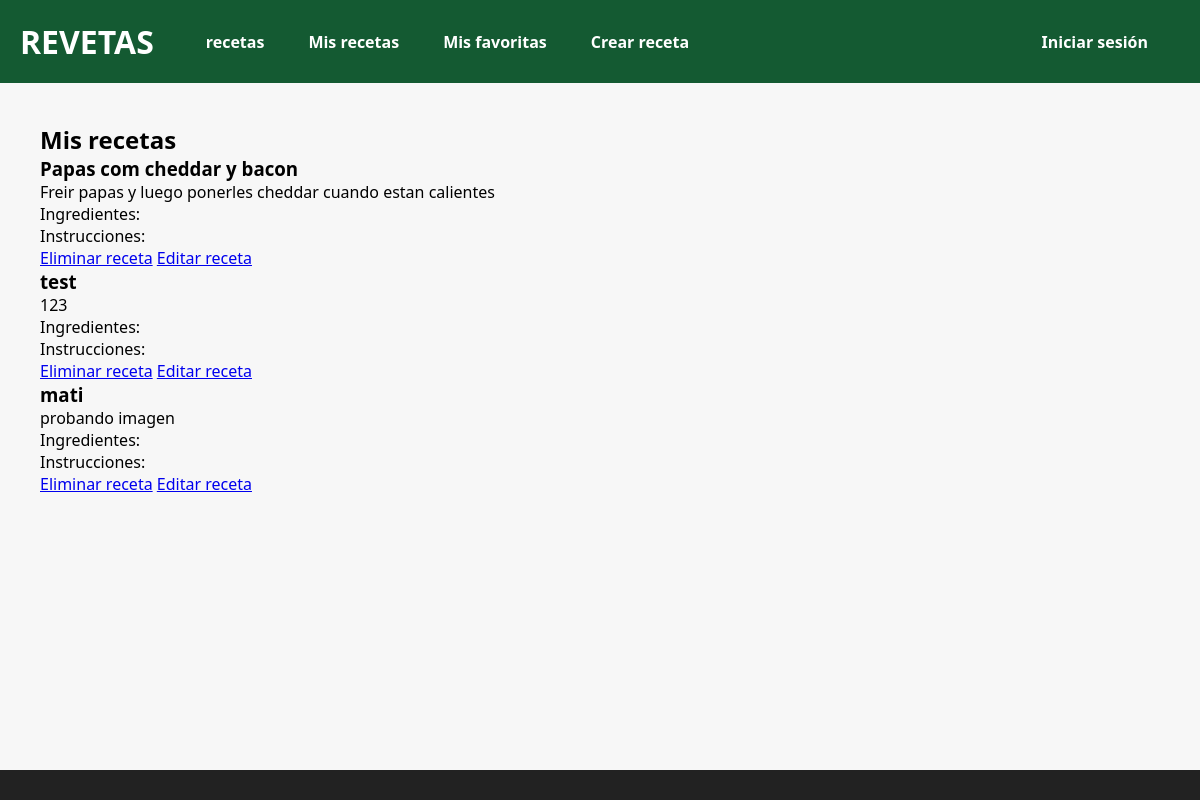
The app's page /mis_recetas/ (signed in), older data.
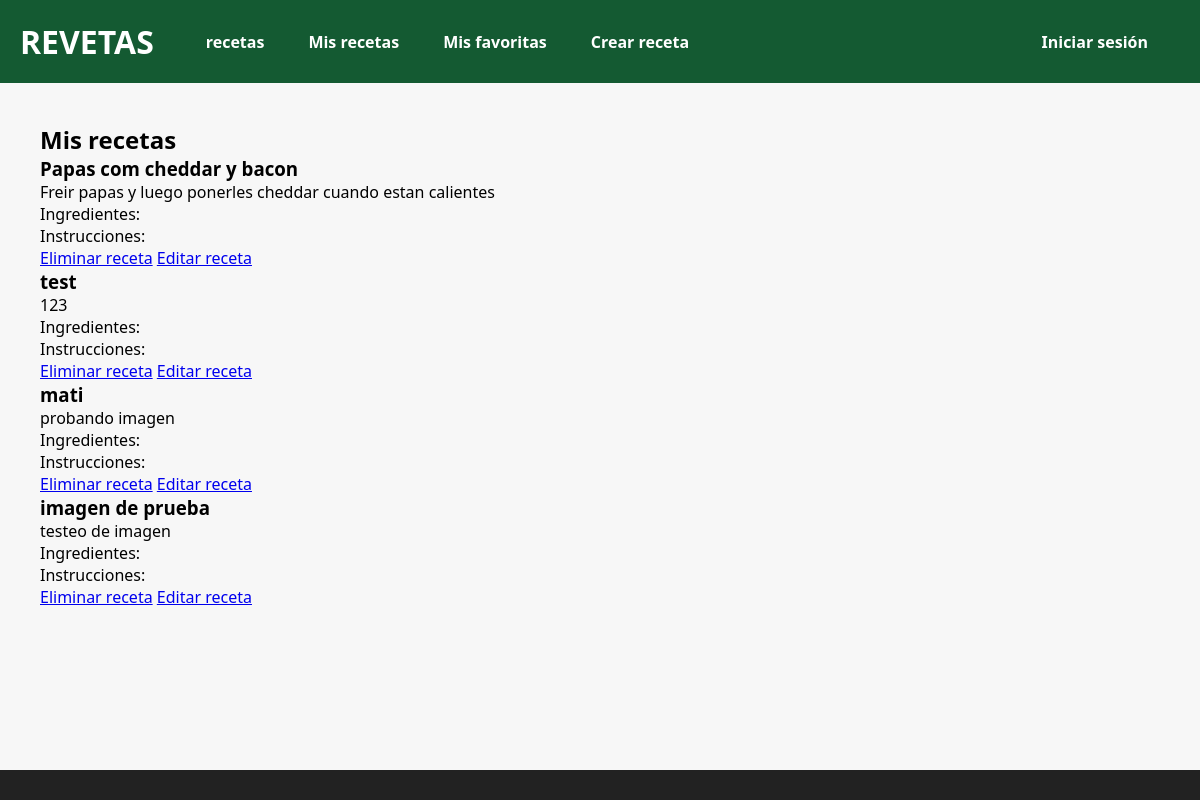
The same page, newer data.
### tasks/models.py (models this page shows, shortened)
class Receta(models.Model):
    title = models.CharField(max_length=255)
    description = models.TextField()
    user = models.ForeignKey(Usuario,on_delete=models.CASCADE)
    coccion = models.IntegerField(default=0)
    cooked = models.BooleanField(default=False)
    favs = models.BooleanField(default=False)
    date = models.DateField(default=timezone.now)
    image = models.ImageField(upload_to="recetas_image/", null=True, blank=True)

### tasks/views.py (the view)
# urls.py: path('mis_recetas/',mis_recetas, name = 'mis_recetas'),
def mis_recetas(request):
    usuario_id = request.session.get('usuario_id')
    if not usuario_id:
        return redirect('/login/')
    usuario = Usuario.objects.get(id=usuario_id)
    recetas = Receta.objects.filter(user=usuario)
    if not recetas:
        return render(request, 'mis_recetas.html', {'recetas': recetas, 'mensaje': 'No tienes recetas creadas'})
    return render(request, 'mis_recetas.html', {'recetas': recetas})

### tasks/templates/mis_recetas.html
{% extends 'main.html' %}
{% block content %}
<h2>Mis recetas</h2>
{% for recetas in recetas %}
    <div>
        <h3>{{ recetas.title }}</h3>
        <p>{{ recetas.description }}</p>
        <p>Ingredientes: {{ recetas.ingredients }}</p>
        <p>Instrucciones: {{ recetas.instructions }}</p>
        <a href="{% url 'eliminar_receta' recetas.id %}">Eliminar receta</a>
        <a href="{% url 'editar_receta' recetas.id %}">Editar receta</a>
    </div>
{% endfor %}
{% endblock %}

Row changes from the older to the newer data that the page shows:
added Receta: title "imagen de prueba", description "testeo de imagen"
